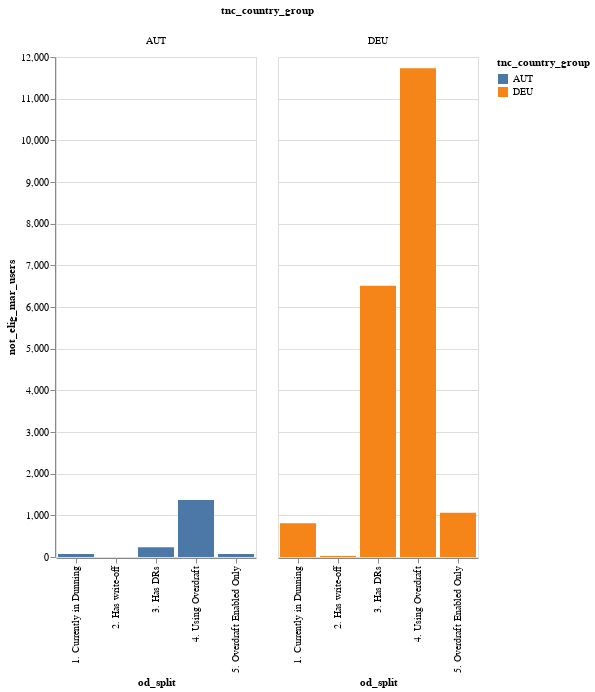

Notebook code cell kept with this figure:
### Code cell
af.column_multi(
    od_elig_maus_df,
    "tnc_country_group",
    "od_split",
    "not_elig_mar_users",
    "tnc_country_group",
    200,
    500,
    "x",
)

### Figure 1 — Vega-Lite specification as saved in the notebook (floating-point values rounded to 4 significant figures)
{"config": {"view": {"continuousWidth": 400, "continuousHeight": 300}}, "data": {"name": "data-d3516dfce82004ecac66630f2c1e98f8"}, "mark": "bar", "encoding": {"color": {"field": "tnc_country_group", "type": "nominal"}, "column": {"field": "tnc_country_group", "type": "nominal"}, "tooltip": {"field": "not_elig_mar_users", "type": "quantitative"}, "x": {"field": "od_split", "sort": "x", "type": "nominal"}, "y": {"field": "not_elig_mar_users", "type": "quantitative"}}, "height": 500, "width": 200, "$schema": "https://vega.github.io/schema/vega-lite/v4.17.0.json", "datasets": {"data-d3516dfce82004ecac66630f2c1e98f8": [{"od_split": "1. Currently in Dunning", "tnc_country_group": "AUT       ", "n_users": 72, "perc_elig_feb": 13.9, "perc_elig_mar": 0.0, "not_elig_feb_users": 62, "not_elig_mar_users": 72}, {"od_split": "1. Currently in Dunning", "tnc_country_group": "DEU       ", "n_users": 813, "perc_elig_feb": 14.1, "perc_elig_mar": 0.0, "not_elig_feb_users": 698, "not_elig_mar_users": 813}, {"od_split": "2. Has write-off", "tnc_country_group": "DEU       ", "n_users": 24, "perc_elig_feb": 0.0, "perc_elig_mar": 0.0, "not_elig_feb_users": 24, "not_elig_mar_users": 24}, {"od_split": "3. Has DRs", "tnc_country_group": "AUT       ", "n_users": 377, "perc_elig_feb": 43.0, "perc_elig_mar": 37.4, "not_elig_feb_users": 215, "not_elig_mar_users": 236}, {"od_split": "3. Has DRs", "tnc_country_group": "DEU       ", "n_users": 9615, "perc_elig_feb": 39.1, "perc_elig_mar": 32.3, "not_elig_feb_users": 5859, "not_elig_mar_users": 6510}, {"od_split": "4. Using Overdraft", "tnc_country_group": "AUT       ", "n_users": 3568, "perc_elig_feb": 77.0, "perc_elig_mar": 61.6, "not_elig_feb_users": 822, "not_elig_mar_users": 1369}, {"od_split": "4. Using Overdraft", "tnc_country_group": "DEU       ", "n_users": 39065, "perc_elig_feb": 82.4, "perc_elig_mar": 70.0, "not_elig_feb_users": 6880, "not_elig_mar_users": 11733}, {"od_split": "5. Overdraft Enabled Only", "tnc_country_group": "AUT       ", "n_users": 6309, "perc_elig_feb": 82.9, "perc_elig_mar": 98.9, "not_elig_feb_users": 1079, "not_elig_mar_users": 71}, {"od_split": "5. Overdraft Enabled Only", "tnc_country_group": "DEU       ", "n_users": 78425, "perc_elig_feb": 92.6, "perc_elig_mar": 98.6, "not_elig_feb_users": 5811, "not_elig_mar_users": 1061}]}}
